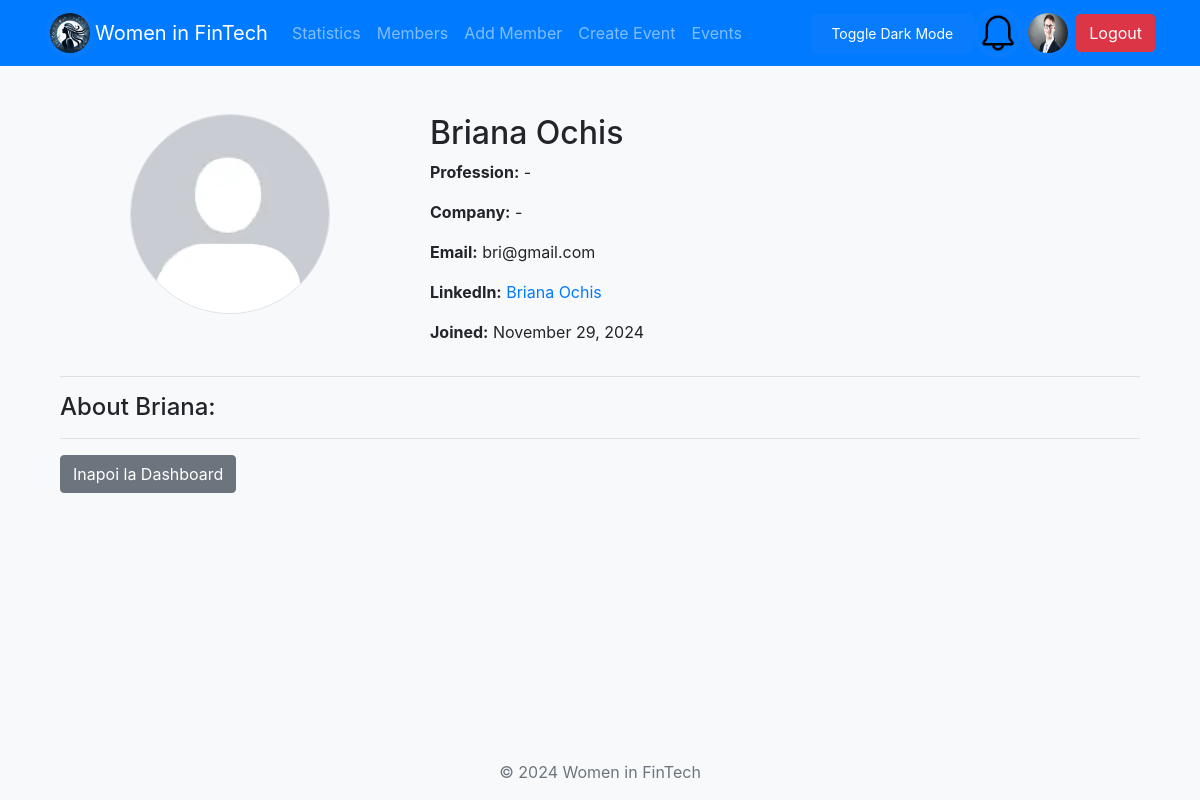
The page /profile_view.php?id=14 (signed in) on the database its author committed.
### tables this page shows
CREATE TABLE `members` (
  `id` int(11) NOT NULL,
  `first_name` varchar(50) NOT NULL,
  `last_name` varchar(50) NOT NULL,
  `email` varchar(100) NOT NULL,
  `profession` varchar(100) DEFAULT '-',
  `company` varchar(100) DEFAULT '-',
  `expertise` text DEFAULT NULL,
  `linkedin_profile` varchar(255) DEFAULT NULL,
  `pfp` varchar(500) NOT NULL DEFAULT 'resources/default_profile_pic.jpg',
  `status` enum('admin','member','mentor') DEFAULT 'member',
  `created_at` timestamp NOT NULL DEFAULT current_timestamp(),
  `password` varchar(200) NOT NULL DEFAULT 'parola'
);

### profile_view.php (the view, shortened to what this page needs)
<?php
require 'includes/header.php';
$id = (int)$_GET['id'];
$database = new Database();
$db = $database->getConnection();
$sql = $db->prepare("SELECT * FROM members WHERE id = :id");
$sql->bindParam(':id', $id, PDO::PARAM_INT);
$sql->execute();
$user = $sql->fetch(PDO::FETCH_ASSOC);
?>
    <div class="container mt-4">
        <div class="row">
            <div class="col-md-4 text-center">
                <img src="<?php echo htmlspecialchars($user['pfp'] ? $user['pfp'] : 'resources/default_profile_pic.jpg'); ?>"
                     alt="Profile Picture"
                     class="img-fluid rounded-circle border"
                     style="max-width: 200px;">
            </div>
            <div class="col-md-8">
                <h2><?php echo htmlspecialchars($user['first_name'] . " " . $user['last_name']); ?></h2>
                <p><strong>Profession:</strong> <?php echo htmlspecialchars($user['profession']); ?></p>
                <p><strong>Company:</strong> <?php echo htmlspecialchars($user['company']); ?></p>
                <p><strong>Email:</strong> <?php echo htmlspecialchars($user['email']); ?></p>
                <p><strong>LinkedIn:</strong> <a href="<?php echo htmlspecialchars($user['linkedin_profile']); ?>"><?php echo htmlspecialchars($user['first_name'] . " " . $user['last_name']); ?></a></p>
                <p><strong>Joined:</strong> <?php echo htmlspecialchars(date('F d, Y', strtotime($user['created_at']))); ?></p>
            </div>
        </div>
        <hr>
        <h4>About <?php echo htmlspecialchars($user['first_name']); ?>:</h4>
        <hr>
        <a href="dashboard.php" class="btn btn-secondary">Inapoi la Dashboard</a>
    </div>
<?php
include_once 'includes/footer.php';
?>

### includes/header.php (shortened to what this page needs)
<?php
$database = new Database();
$db = $database->getConnection();
if(isset($_SESSION['user'])){
    $userId = $_SESSION['user']['id'];
    $query = "SELECT pfp FROM members WHERE id = :id";
    $stmt = $db->prepare($query);
    $stmt->bindParam(':id', $userId, PDO::PARAM_INT);
    $stmt->execute();
    $user = $stmt->fetch(PDO::FETCH_ASSOC);
$profilePic = $user['pfp'] ?? 'resources/default_profile_pic.jpg';
} else {
    $profilePic = 'resources/default_profile_pic.jpg';
}
?>
<!DOCTYPE html>
<html lang="ro">
<head>
    <link rel="stylesheet"
          href="https://stackpath.bootstrapcdn.com/bootstrap/4.5.2/css/bootstrap.min.css">
    <link rel="stylesheet" href="css/style.css">
</head>
<body class="bg-light">
<nav class="navbar navbar-expand-lg navbar-dark bg-primary">
    <div class="container">
        <img class="logo" src="logo.png" style="width: 50px; height: auto; border-radius: 50%; border: 5px solid #087cfc;">
        <a class="navbar-brand" href="<?php echo isset($_SESSION['user']) ? 'dashboard.php' : 'index.php'; ?>">Women in FinTech</a>
        <div class="collapse navbar-collapse" id="navbarNav">
            <ul class="navbar-nav">
                <?php if (isset($_SESSION['user'])): ?>
                    <?php if ($_SESSION['user']['status'] === 'admin' || $_SESSION['user']['status'] === 'mentor'): ?>
                        <li class="nav-item">
                            <a class="nav-link" href="statistics.php">Statistics</a>
                        </li>
                    <?php endif; ?>
                    <?php if ($_SESSION['user']['status'] === 'admin'): ?>
                        <li class="nav-item">
                            <a class="nav-link" href="members.php">Members</a>
                        </li>
                        <li class="nav-item">
                            <a class="nav-link" href="add_member.php">Add Member</a>
                        </li>
                    <li class="nav-item">
                        <a class="nav-link" href="create_event.php">Create Event</a>
                    </li>
                    <?php endif; ?>
                    <li class="nav-item">
                        <a class="nav-link" href="events.php">Events</a>
                    </li>
                <?php endif; ?>
            </ul>
        </div>
        <input onclick="darkMode()" id="darkButton" class="btn btn-primary" type="button" value="Toggle Dark Mode">
        <div class="dropdown">
            <img class="pfp dropdown-toggle" id="notificationBell" data-toggle="dropdown" aria-haspopup="true" aria-expanded="false"
                 src="resources/bell.png" style="width: 50px; height: 50px; border-radius: 50%; border: 5px solid #087cfc; cursor: pointer;">
        </div>
        <?php if (isset($_SESSION['user'])): ?>
        <a href="edit_profile.php" style="padding-right: 3px">
            <img class="pfp" src="<?php echo htmlspecialchars($profilePic); ?>" style="width: 50px; height: 50px; border-radius: 50%; border: 5px solid #087cfc;">
        </a>
        <?php endif; ?>
        <div class="ml-auto">
            <?php if (isset($_SESSION['user'])): ?>
                <a href="logout.php" class="btn btn-danger">Logout</a>
            <?php else: ?>
                <a href="login.php" class="btn btn-success">Login</a>
            <?php endif; ?>
    </div>
</nav>
<div class="container mt-4">

### css/style.css (style rules this page uses)
body { min-height: 100vh; display: flex; flex-direction: column; }
.logo { border-radius: 50%; }
#darkButton { float: right; background-color: #087cfc; color: white; border: none; padding: 10px 20px; border-radius: 5px; cursor: pointer; font-size: 14px; }

### rows shown on the page
members: pfp (picture)
members: pfp (placeholder picture), first_name+last_name "Briana Ochis", profession "-", company "-", email "bri@gmail.com", created_at "November 29, 2024", first_name "Briana"
